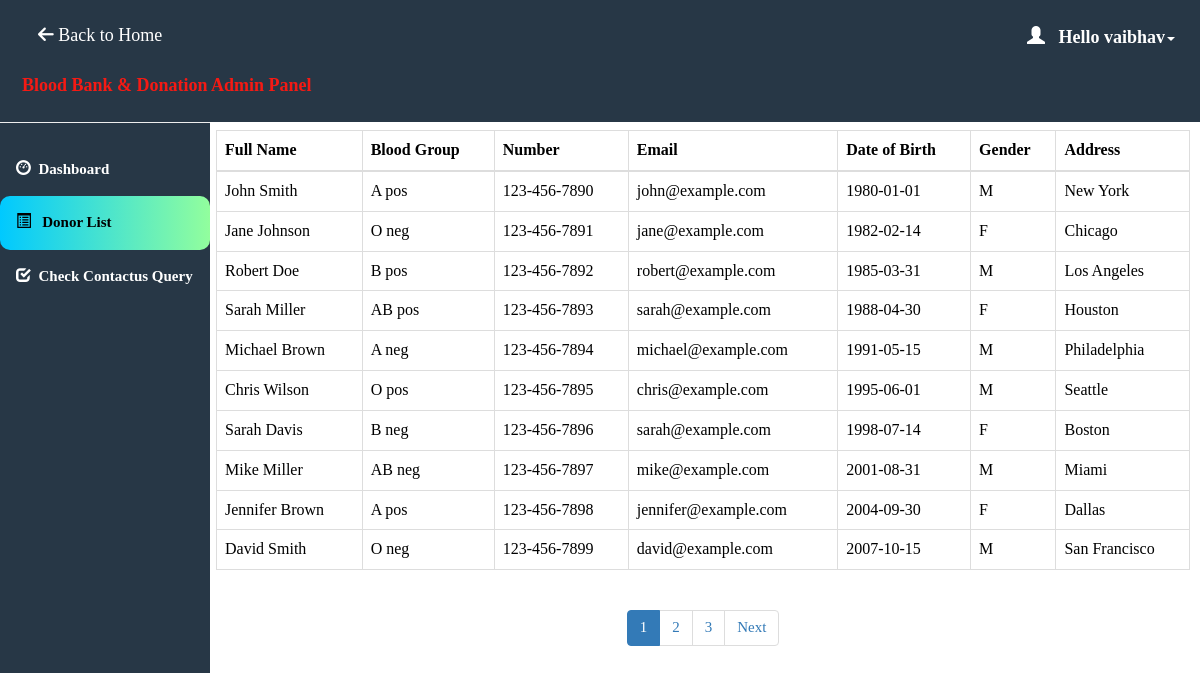
Screenshot of /admin/donor_list.php (signed in) with the database file from the repository.
### tables this page shows
CREATE TABLE `donors` (
  `id` int(10) NOT NULL,
  `fullname` varchar(50) NOT NULL,
  `dob` date NOT NULL,
  `sex` varchar(10) NOT NULL,
  `bloodgroup` varchar(10) NOT NULL,
  `mobile` varchar(25) NOT NULL,
  `email` varchar(50) NOT NULL,
  `town` varchar(20) NOT NULL,
  `states` varchar(30) NOT NULL,
  `lastdate` timestamp NOT NULL DEFAULT current_timestamp() ON UPDATE current_timestamp()
);

### admin/donor_list.php (the view, shortened to what this page needs)
<html>
<head>
  <link rel="stylesheet" href="https://maxcdn.bootstrapcdn.com/bootstrap/3.4.1/css/bootstrap.min.css">
</head>
<body style="color:black">
<div id="header">
<?php include 'header.php';
?>
</div>
<div id="sidebar">
<?php $active="list"; include 'sidebar.php'; ?>
</div>
<?php
  if (isset($_SESSION['usernames'])== true) {
  ?>
<div class="table-responsive">
    <?php
   $conn=mysqli_connect("localhost","root","","bld_dntn") or die("Connection error");
    $limit = 10;
    $sql1 = "SELECT COUNT(*) as total FROM donors";
    $result1 = mysqli_query($conn, $sql1) or die("Query Failed.");
    $row1 = mysqli_fetch_assoc($result1);
    $total_records = $row1['total'];
    $total_page = ceil($total_records / $limit);
    $page = isset($_GET['page']) ? $_GET['page'] : 1;
    $offset = ($page - 1) * $limit;
    $sql2 = "SELECT * FROM donors LIMIT {$offset}, {$limit}";
    $result2 = mysqli_query($conn, $sql2) or die("Query Failed.");
    if (mysqli_num_rows($result2) > 0) {
        echo '<table class="table table-bordered">';
        echo '<thead>';
        echo '<tr>';
        echo '<th>Full Name</th>';
        echo '<th>Blood Group</th>';
        echo '<th>Number</th>';
        echo '<th>Email</th>';
        echo '<th>Date of Birth</th>';
        echo '<th>Gender</th>';
        echo '<th>Address</th>';
        echo '</tr>';
        echo '</thead>';
        echo '<tbody>';
        while ($row = mysqli_fetch_assoc($result2)) {
            echo '<tr>';
            echo '<td>' . $row['fullname'] . '</td>';
            echo '<td>' . $row['bloodgroup'] . '</td>';
            echo '<td>' . $row['mobile'] . '</td>';
            echo '<td>' . $row['email'] . '</td>';
            echo '<td>' . $row['dob'] . '</td>';
            echo '<td>' . $row['sex'] . '</td>';
            echo '<td>' . $row['town'] . '</td>';
            echo '</tr>';
        }
        echo '</tbody>';
        echo '</table>';
        echo '<ul class="pagination admin-pagination">';
        for ($i = 1; $i <= $total_page; $i++) {
            if ($i == $page) {
                $active = "active";
            } else {
                $active = "";
            }
            echo '<li class="'.$active.'"><a href="donor_list.php?page='.$i.'">'.$i.'</a></li>';
        }
        if ($total_page > $page) {
            echo '<li><a href="donor_list.php?page='.($page + 1).'">Next</a></li>';
        }
        echo '</ul>';
    } else {
        echo 'No records found.';
    }
    ?>
</div>
   <?php }
    ?>
</body>
</html>

### admin/header.php (shortened to what this page needs)
<!DOCTYPE html>
<html>
<head>
  <link rel="stylesheet" href="https://maxcdn.bootstrapcdn.com/bootstrap/3.4.1/css/bootstrap.min.css">
  <link rel="stylesheet" href="https://cdnjs.cloudflare.com/ajax/libs/font-awesome/6.0.0/css/all.min.css" />
</head>
<body>
<nav class="navbar  navbar-fixed-top">
  <div class="container-fluid ">
    <div class="navbar-header">
    <?php if ($active !== 'home') : ?>
      <a href="../home.php" class="btn btn-outline-light me-2">
    <i class="fas fa-arrow-left"></i> Back to Home
      </a>
                <?php endif; ?>
      <a class="navbar-brand" id="qq" href="dashboard.php" style="color:#F51A14;">Blood Bank & Donation Admin Panel</a>
    </div>
    <ul class="nav navbar-nav navbar-right">
      <li class="dropdown"><a class="dropdown-toggle" id="qw" data-toggle="dropdown" href="#" style="font-weight:bold;color:white "> <span class="glyphicon glyphicon-user"></span>&nbsp&nbsp
        <?php
        $conn=mysqli_connect("localhost","root","","bld_dntn") or die("Connection error");
        $username=$_SESSION['usernames'];
        $sql="select * from admin_info where admin_username='$username'";
        $result=mysqli_query($conn,$sql) or die("query failed.");
        $row=mysqli_fetch_assoc($result);
        echo "Hello ".$row['admin_name'];
       ?><span class="caret"></span></a>
      </li>
    </ul>
  </div>
</nav>
</body>
</html>

### admin/sidebar.php (shortened to what this page needs)
<!DOCTYPE html>
<html>
<head>
    <link rel="stylesheet" href="https://maxcdn.bootstrapcdn.com/bootstrap/3.4.0/css/bootstrap.min.css">
</head>
<body>
<div class="sidebar" >
  <hr>
  <b>
  <a href="dashboard.php"   <?php if($active=='dashboard2') echo "class='act'"; ?>><span class="glyphicon glyphicon-dashboard"></span>&nbsp&nbspDashboard</a>
  <a href="donor_list.php"   <?php if($active=='list') echo "class='act'"; ?>><span class="glyphicon glyphicon-list-alt"></span>&nbsp&nbsp Donor List</a>
  <a href="query.php"   <?php if($active=='query') echo "class='act'"; ?>><span class="glyphicon glyphicon-check"></span>&nbsp&nbspCheck Contactus Query</a>
</b>
</div>

### admin/donor_list.php (style rules this page uses)
.table-responsive { width: 82%; float: right; padding-top:150px; padding-right: 10px; text-align: center; }
#sidebar { position:relative; margin-top:-20px; }

### admin/header.php (style rules this page uses)
.navbar { background-color: #273746; padding: 10px 10px; color: #FF0404; }
.navbar a { float: left; color: white; text-align: center; padding: 12px; text-decoration: none; font-size: 18px; line-height: 25px; }
.navbar-brand { font-size: 25px; font-weight: bold; }
.navbar a { float: none; display: block; text-align: left; }
.navbar-right { float: none; }

### admin/sidebar.php (style rules this page uses)
body { margin: 0; font-family: 'Averia Gruesa Libre';font-size: 15px; color:#F8F9F9; }
.sidebar { margin: 0; padding-top: 12.2rem; width: 210px; background-color: #273746; position: fixed; height: 100%; overflow: auto; }
hr { color:red }
.sidebar a { display: block; color: white; padding: 16px; text-decoration: none; }
a.act { background: linear-gradient(to right, #00C9FF 0%, #92FE9D 100%); color: black; border-radius:10px; }

### rows the page displays
donors: fullname "John Smith", bloodgroup "A pos", mobile "123-456-7890", email "john@example.com", dob "1980-01-01", sex "M", town "New York"
donors: fullname "Jane Johnson", bloodgroup "O neg", mobile "123-456-7891", email "jane@example.com", dob "1982-02-14", sex "F", town "Chicago"
donors: fullname "Robert Doe", bloodgroup "B pos", mobile "123-456-7892", email "robert@example.com", dob "1985-03-31", sex "M", town "Los Angeles"
donors: fullname "Sarah Miller", bloodgroup "AB pos", mobile "123-456-7893", email "sarah@example.com", dob "1988-04-30", sex "F", town "Houston"
donors: fullname "Michael Brown", bloodgroup "A neg", mobile "123-456-7894", email "michael@example.com", dob "1991-05-15", sex "M", town "Philadelphia"
donors: fullname "Chris Wilson", bloodgroup "O pos", mobile "123-456-7895", email "chris@example.com", dob "1995-06-01", sex "M", town "Seattle"
donors: fullname "Sarah Davis", bloodgroup "B neg", mobile "123-456-7896", email "sarah@example.com", dob "1998-07-14", sex "F", town "Boston"
donors: fullname "Mike Miller", bloodgroup "AB neg", mobile "123-456-7897", email "mike@example.com", dob "2001-08-31", sex "M", town "Miami"
donors: fullname "Jennifer Brown", bloodgroup "A pos", mobile "123-456-7898", email "jennifer@example.com", dob "2004-09-30", sex "F", town "Dallas"
donors: fullname "David Smith", bloodgroup "O neg", mobile "123-456-7899", email "david@example.com", dob "2007-10-15", sex "M", town "San Francisco"

### other values shown
$row['admin_name'] "vaibhav"
